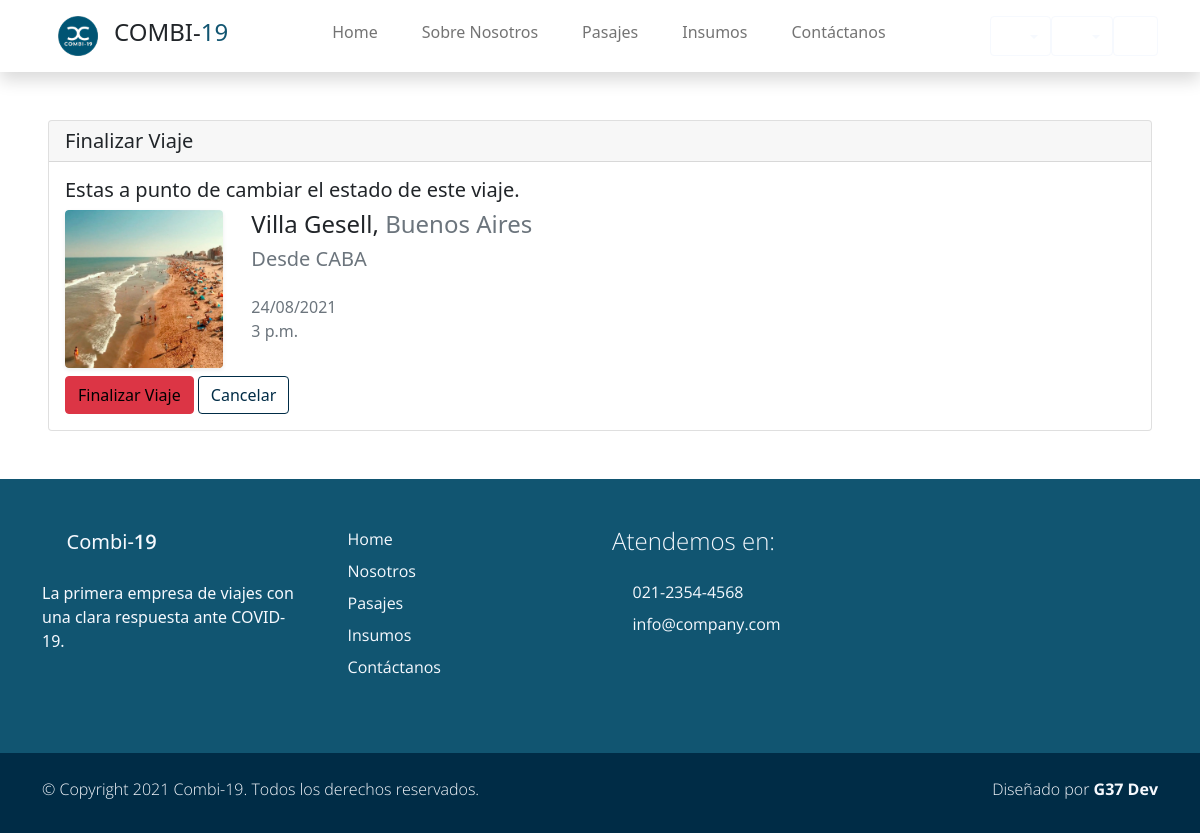
The page /viajes/chofer/finalizar3 on the database its author committed.
### Combi19App/models.py (models this page shows, shortened)
class Viaje(models.Model):
    fecha         =   models.DateTimeField(blank=True, null=True)
    ruta          =   models.ForeignKey(Ruta, default=None, blank=True, null=True, on_delete=models.CASCADE)
    combi         =   models.ForeignKey(Vehiculo, blank=True, null=True, on_delete=models.CASCADE)
    estado        =   models.BooleanField(default=False)
    precio        =   models.DecimalField(default=None, blank=True, null=True, max_digits=10, decimal_places=2)
    insumo        =   models.ManyToManyField(Insumo,default=None, blank=True,)
    pasajeros     =   models.ManyToManyField(Account, default=None, blank=True)
    asientos_ocupados = models.IntegerField(default=0, null=True, blank=True)
    class Meta:
        unique_together = ('fecha', 'combi')

class Ruta(models.Model):
    origen        = models.ForeignKey(Lugar, default=None, on_delete=models.CASCADE, related_name='origen')
    destino       = models.ForeignKey(Lugar, default=None, on_delete=models.CASCADE, related_name='destino')
    nombre        = models.CharField(max_length=30, blank=True, null=True, verbose_name='Nombre de ruta')
    km            = models.IntegerField(validators=[MinValueValidator(0)])
    class Meta:
        unique_together = ('origen', 'destino')

class Lugar(models.Model):
    nombre        = models.CharField(max_length=40, blank=True, null=True, unique=True, verbose_name='Lugar')
    provincia     = models.CharField(max_length=20, blank=True, null=True)
    codigo_postal = models.IntegerField(blank=True, null=True, unique=True, validators=[MinValueValidator(1000)])
    imagen        = models.ImageField(upload_to="ciudades", blank=True, null=True)
    class Meta:
        verbose_name_plural = "Lugares"
    def __str__(self):
        return f'{self.nombre}'

### users/views.py (the view)
def finalizar_viaje_view(request, *args, **kwargs):
    viaje_id = kwargs.get("v_id")
    try:
        viaje = Viaje.objects.get(pk=viaje_id)
    except Viaje.DoesNotExist:
        return HttpResponse("Hubo un error")
    if request.POST:
        viaje.finalizar_viaje()
        viaje.save()
        return redirect("Viajes Chofer")
    context = {"viaje": viaje}
    return render(request, "users/finalizar_viaje.html", context)

### carro/context_processor.py (called while the page is built)
def importe_total(request):
    total=0
    if request.user.is_authenticated:
        if 'carro' in request.session:
            for key,value in request.session['carro'].items():
                total = total +(float(value['precio']))#*value['cantidad'])
    return {'importe_total':total}

### users/templates/users/finalizar_viaje.html (shortened to what this page needs)
{% extends 'Combi19App/base.html' %}
{% load static %}
{% block content %}
<div class="my-5 mx-5 card">
    <h5 class="card-header">Finalizar Viaje</h5>
    <div class="card-body">
        <h5 class="card-title">Estas a punto de cambiar el estado de este viaje.</h5>
        <div class="row">
            <div class="col-md-2">
                <div href="#" class="card border-0 text-white shadow-sm overflow-hidden mx-5 m-sm-0">
                    <img class="card-img" src="{{viaje.ruta.destino.imagen.url}}" alt="">
                </div>
            </div>
            <div class=" col-md-6 px-3">
                <h4 class="h4 ">{{viaje.ruta.destino}}, <span class="text-muted">{{viaje.ruta.destino.provincia}}</span></h4>
                <h5 class="m-0 p-0 text-muted">Desde {{viaje.ruta.origen}} <i class='p-0 bx bx-map'></i></h5>
                <br>
                <p class="m-0 p-0 text-muted">{{viaje.fecha|date:"d/m/Y"  }} </p>
                <p class="m-0 p-0 text-muted">{{viaje.fecha | time}} </p>
            </div>
        </div>
        <form method="POST" class="mt-2"> {% csrf_token %}
            <a href=""><button class="btn btn-danger" type="submit" >Finalizar Viaje</button></a>
            <a href="{% url 'Viajes Chofer' %}" class="btn btn-outline-primary">Cancelar</a>
        </form>
    </div>
  </div>
{% endblock %}

### Combi19App/static/Combi19App/css/estilos.css (style rules this page uses)
html { font-family: 'Open Sans', sans-serif; }
p, a { font-weight: 400; }
.btn-outline-primary { color: #002c46; border-color: #002c46; }

### rows shown on the page
Viaje: ruta.destino.imagen (picture), ruta.destino "Villa Gesell", ruta.destino.provincia "Buenos Aires", ruta.origen "CABA", fecha "24/08/2021", fecha "3 p.m."
